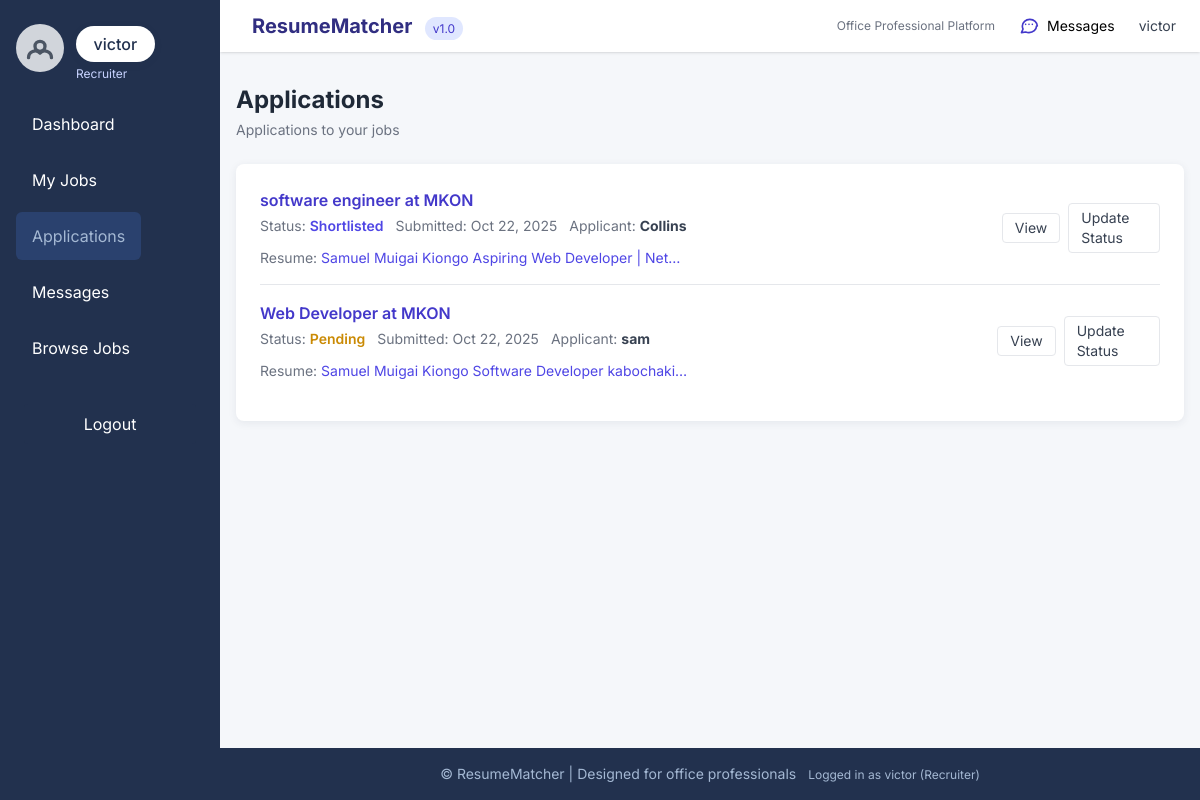
The app's page /applications/ (signed in), older data.
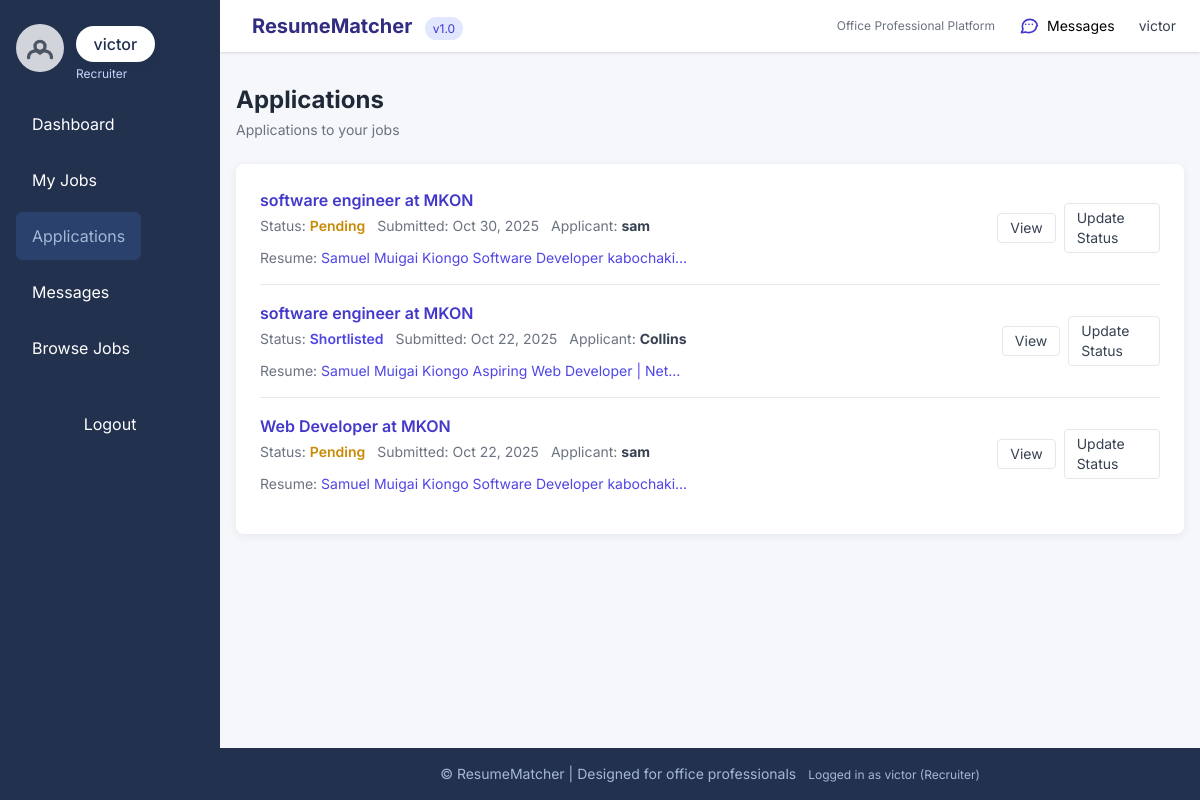
The same page, newer data.
### core/models.py (models this page shows, shortened)
class Application(models.Model):
    STATUS_CHOICES = (
        ('pending', 'Pending'),
        ('shortlisted', 'Shortlisted'),
        ('rejected', 'Rejected'),
        ('hired', 'Hired'),
    )
    application_id = models.AutoField(primary_key=True)
    user = models.ForeignKey(User, on_delete=models.CASCADE, related_name='applications')
    job = models.ForeignKey(Job_Posting, on_delete=models.CASCADE, related_name='applications')
    resume = models.ForeignKey(
        Resume, on_delete=models.SET_NULL, null=True, blank=True, related_name='applications'
    )
    status = models.CharField(max_length=20, choices=STATUS_CHOICES, default='pending')
    match_score = models.FloatField(
        default=0.0,
        validators=[MinValueValidator(0.0), MaxValueValidator(1.0)],
        help_text="AI-generated match score (0-1)"
    )
    ai_feedback = models.TextField(blank=True, null=True)
    submission_date = models.DateTimeField(auto_now_add=True)
    updated_at = models.DateTimeField(auto_now=True)
    class Meta:
        db_table = 'applications'
        constraints = [
            models.UniqueConstraint(fields=['user', 'job'], name='unique_user_job_application')
        ]
        verbose_name = 'Application'
        verbose_name_plural = 'Applications'
        ordering = ['-submission_date']

class Job_Posting(models.Model):
    job_id = models.AutoField(primary_key=True)
    title = models.CharField(max_length=200)
    company = models.CharField(max_length=200)
    location = models.CharField(max_length=100, blank=True)
    description = models.TextField()
    requirements = models.ManyToManyField(Skill, blank=True, related_name='job_postings')
    requirements_text = models.TextField(blank=True, null=True, help_text="Optional free-text requirements")
    salary_range = models.CharField(max_length=50, blank=True, help_text="e.g., 'KES 50,000 - 100,000'")
    posted_by = models.ForeignKey(
        User, on_delete=models.CASCADE, related_name='posted_jobs',
        limit_choices_to={'account_type': 'recruiter'}
    )
    duration_min_months = models.PositiveSmallIntegerField(
        blank=True,
        null=True,
        validators=[MinValueValidator(0), MaxValueValidator(120)],
        help_text="Minimum expected duration in months (0 = open/indefinite)"
    )
    duration_max_months = models.PositiveSmallIntegerField(
        blank=True,
        null=True,
        validators=[MinValueValidator(0), MaxValueValidator(120)],
        help_text="Maximum expected duration in months (leave blank for open-ended)"
    )
    application_deadline = models.DateTimeField(
        blank=True,
        null=True,
        help_text="Optional deadline (date & time). After this time applications will be closed."
    )
    is_active = models.BooleanField(default=True)
    created_at = models.DateTimeField(auto_now_add=True)
    updated_at = models.DateTimeField(auto_now=True)
    class Meta:
        db_table = 'job_postings'
        verbose_name = 'Job Posting'
        verbose_name_plural = 'Job Postings'
        ordering = ['-created_at']

class User(AbstractUser):
    USER_TYPES = (
        ('seeker', 'Job Seeker'),
        ('recruiter', 'Recruiter'),
        ('admin', 'Admin'),
    )
    account_type = models.CharField(max_length=10, choices=USER_TYPES, default='seeker')
    email = models.EmailField(unique=True)
    profile_picture = models.ImageField(upload_to='profiles/', blank=True, null=True)
    created_at = models.DateTimeField(auto_now_add=True)
    updated_at = models.DateTimeField(auto_now=True)
    class Meta:
        db_table = 'users'
        verbose_name = 'User'
        verbose_name_plural = 'Users'

class Resume(models.Model):
    resume_id = models.AutoField(primary_key=True)
    user = models.ForeignKey(User, on_delete=models.CASCADE, related_name='resumes')
    file = models.FileField(upload_to='resumes/', blank=True, null=True)
    extracted_text = models.TextField(blank=True, null=True)
    skills = models.ManyToManyField(Skill, blank=True, related_name='resumes')
    summary = models.TextField(blank=True, null=True)
    match_score = models.FloatField(
        default=0.0,
        validators=[MinValueValidator(0.0), MaxValueValidator(1.0)]
    )
    uploaded_at = models.DateTimeField(auto_now_add=True)
    updated_at = models.DateTimeField(auto_now=True)
    class Meta:
        db_table = 'resumes'
        verbose_name = 'Resume'
        verbose_name_plural = 'Resumes'
        ordering = ['-uploaded_at']
    def get_skills_as_string(self):
        return ', '.join(skill.name for skill in self.skills.all()) if self.skills.exists() else 'No skills extracted'

class Skill(models.Model):
    name = models.CharField(max_length=100, unique=True)
    slug = models.SlugField(max_length=120, unique=True, blank=True)
    class Meta:
        db_table = 'skills'
        ordering = ['name']
        verbose_name = 'Skill'
        verbose_name_plural = 'Skills'

### core/views.py (the view)
# urls.py: path('applications/', views.application_list, name='application_list'),
@login_required
def application_list(request):
    if request.user.account_type == 'recruiter':
        applications = Application.objects.filter(job__posted_by=request.user)
    else:
        applications = Application.objects.filter(user=request.user)
    return render(request, 'applications/application_list.html', {'applications': applications})

### core/templates/applications/application_list.html (shortened to what this page needs)
{% extends "base.html" %}
{% block content %}
<div class="mb-6 flex items-center justify-between">
    <div>
        <h1 class="text-2xl font-bold text-gray-800">Applications</h1>
        <p class="text-sm text-gray-500 mt-1">
            {% if request.user.account_type == 'recruiter' %}
                Applications to your jobs
            {% else %}
                Applications you've submitted
            {% endif %}
        </p>
    </div>
</div>
<div class="card p-6">
    {% if applications %}
        <ul class="space-y-4">
            {% for application in applications %}
            <li class="flex flex-col sm:flex-row sm:items-center sm:justify-between gap-3 pb-4 border-b last:border-b-0">
                <div class="min-w-0">
                    <a href="{% url 'application_detail' application.pk %}" class="text-indigo-700 font-semibold hover:underline truncate block">
                        {{ application.job.title }} at {{ application.job.company }}
                    </a>
                    <div class="mt-1 flex flex-wrap items-center gap-3 text-sm text-gray-500">
                        <span>
                            Status:
                            <span class="font-semibold
                                {% if application.status == 'hired' %}text-green-600
                                {% elif application.status == 'rejected' %}text-red-600
                                {% elif application.status == 'shortlisted' %}text-indigo-600
                                {% else %}text-yellow-600{% endif %}">
                                {{ application.get_status_display }}
                            </span>
                        </span>
                        <span>Submitted: {{ application.submission_date|date:"M d, Y" }}</span>
                        {% if request.user.account_type == 'recruiter' %}
                            <span>Applicant: <strong class="text-gray-700">{{ application.user.get_full_name|default:application.user.username }}</strong></span>
                            {% if application.resume %}
                                <span>
                                    Resume:
                                    <a href="{% url 'resume_detail' application.resume.pk %}" class="text-indigo-600 hover:underline">
                                        {{ application.resume.summary|default:application.resume.get_skills_as_string|truncatechars:50 }}
                                    </a>
                                </span>
                            {% endif %}
                        {% endif %}
                    </div>
                </div>
                <div class="flex items-center gap-2">
                    <a href="{% url 'application_detail' application.pk %}" class="px-3 py-1 rounded border border-gray-200 text-sm text-gray-700 hover:bg-gray-50">View</a>
                    {% if request.user == application.user %}
                        <a href="{% url 'application_update' application.pk %}" class="px-3 py-1 rounded border border-gray-200 text-sm text-gray-700 hover:bg-gray-50">Edit</a>
                        <form action="{% url 'application_delete' application.pk %}" method="post" class="inline" onsubmit="return confirm('Withdraw this application?');">
                            {% csrf_token %}
                            <button type="submit" class="px-3 py-1 rounded bg-red-600 text-white text-sm hover:bg-red-700">Withdraw</button>
                        </form>
                    {% elif request.user == application.job.posted_by %}
                        <a href="{% url 'application_update' application.pk %}" class="px-3 py-1 rounded border border-gray-200 text-sm text-gray-700 hover:bg-gray-50">Update Status</a>
                    {% endif %}
                </div>
            </li>
            {% endfor %}
        </ul>
    {% endif %}
</div>
{% endblock %}

Row changes from the older to the newer data that the page shows:
added Application: job "software engineer", job.company "MKON", status "Pending", submission_date "Oct 30, 2025", user.get_full_name "sam", resume.summary "Samuel Muigai Kiongo Software Developer kabochaki…", shows "Update Status"
